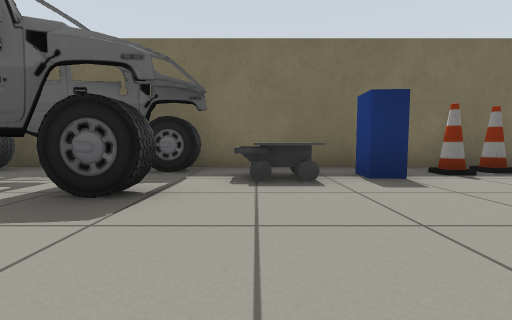
View 1 (above)

12 first-person views from a walk through a world built for the Gazebo simulator. The camera is 0.5 m above the floor, tilts 4° down and sees 90° across. Floor lines are 1 m apart. The floor is counted in squares, 1 m on a side. Each view is taken from the middle of a square. On the plan, view 1 faces up. The plan holds only what a view shows up to about 9 squares ahead; the rest is blank. The robots in the file are not drawn. Simple patterns stand in for the simulator's built-in surfaces. Simple shapes stand in for some stock models. Some surface patterns are stand-ins.

View 2
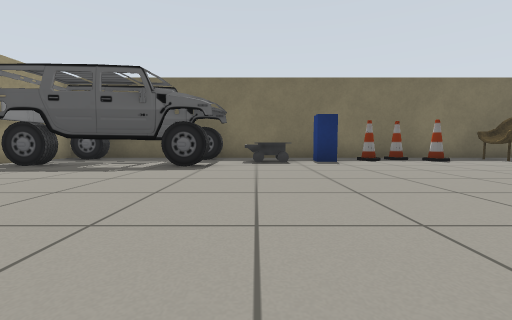

View 3
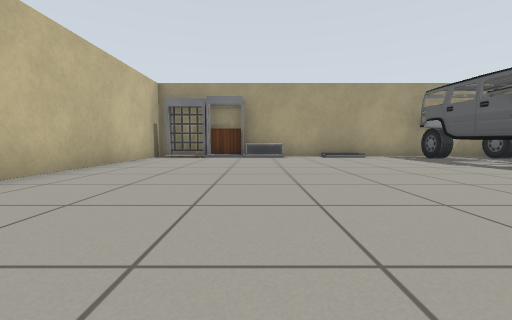

View 4
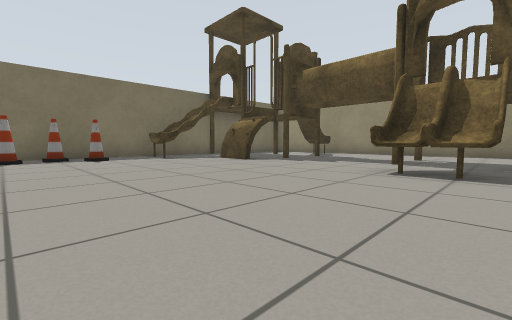

View 5
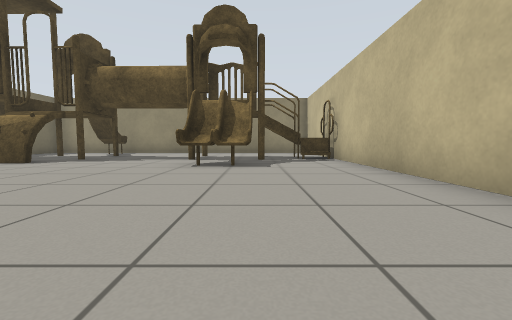

View 6
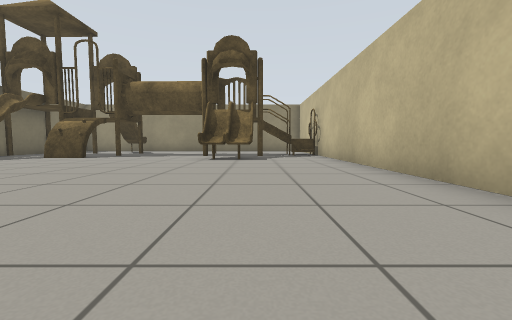

View 7
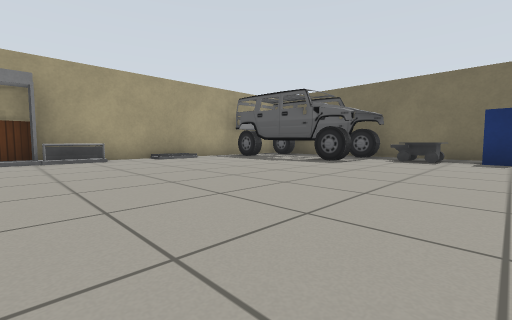

View 8
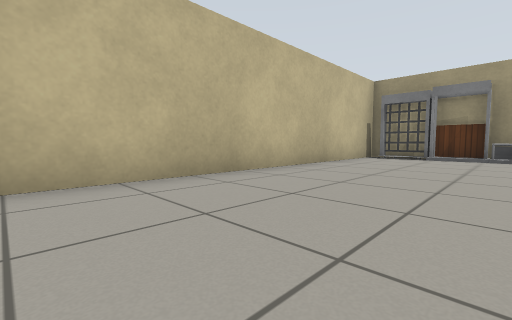

View 9
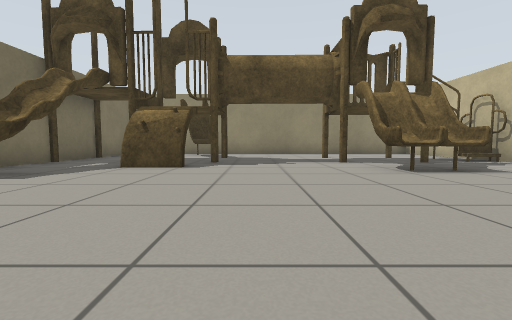

View 10
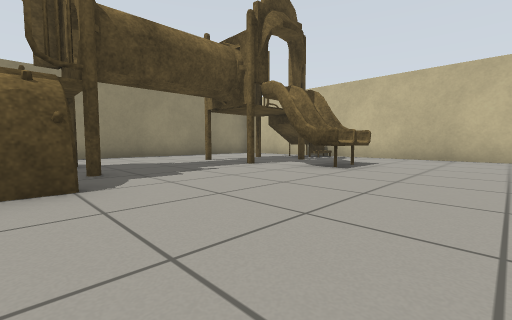

View 11
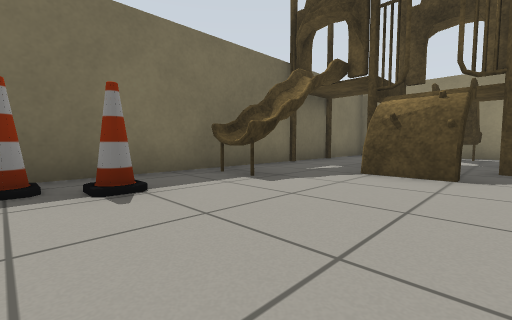

View 12
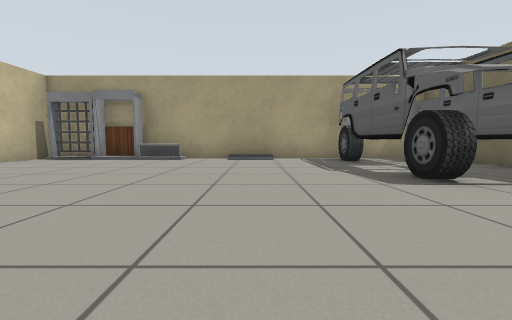

### Floor plan
Points are (right, up) in squares from view 1. A wall is a line through its corners. A room is listed if a view was taken in it or the views show most of it. See-through windows are left out.
Room 1 (views 1, 2, 3, 4, 5, 6, 7, 8, 9, 10, 11, 12)
walls: (7, -3.1) (9.2, -3.1); (7.3, -2.4) (9.2, -2.4); (7.7, -2.4) (8.9, -2.2); (7.2, -3.8) (9.2, -3.9) (7.2, -3.9); (7.9, -3.2) (8.6, -3) (8.6, -2.5); (7.9, -3.9) (8.6, -3.8) (8.6, -3.3) (7.9, -3.1); (8, -3.8) (8, -2.5); (8.4, -3.8) (8.5, -2.4); (7.7, 3.6) (6.5, 3.6); (8.7, -4) (8.2, -3.9) (8.2, -2.4) (8.6, -2.3); (9.2, -2.5) (7.2, -2.4); (9, 1.3) (8.5, 1.6); (9.2, -3.2) (7.2, -3.2); (7.9, 3.7) (7.1, 3.6); (9.2, -3.4) (9.2, -2.1) (10.6, -2.1); (8.2, 3.4) (7.3, 3.8); (7.7, 4.2) (7, 4.5); (8.6, 3.5) (8.1, 3.6); (8.1, 4.3) (7.7, 4.6); (8.6, 3.7) (8.2, 3.6); (9.3, 2.6) (9.3, 4); (8.7, 4.4) (8.2, 4.5); (10.5, 0.9) (9.3, 1) (9.3, 1.4) (8.3, 1.5); (9.8, -5.3) (9.6, -4.5); (9, 5.1) (-5.9, 5.1) (-5.9, -6.3) (10.5, -6.3); (9.7, -6.2) (9.8, -4.2)
low walls: (7.2, -3.9) (7.3, -2.4); (7.6, -3.6) (7, -3.1); (6.5, 3.6) (6.6, 4.4); (6.5, 3.6) (6.5, 4.7); (8, 1.5) (8.1, 2.8); (6.6, 3.9) (6.5, 4.4); (8.3, 1.5) (8.3, 2.7)
objects: other object (-6, -5); bridge (-5, -4); other object (-5, -3); car (-5, 2) to (-1, 4); other object (0, 3) to (1, 4); postbox (2, 4); cone (3, 4); cone (4, 4); cone (5, 4)

Where each view was taken, in squares from view 1:
view 1: 0 up, 0 right, facing up
view 2: 3 down, 0 right, facing up
view 3: 3 down, 3 right, facing left
view 4: 4 down, 3 right, facing up-right
view 5: 4 down, 2 right, facing right
view 6: 4 down, 0 right, facing right
view 7: 4 down, 2 right, facing up-left
view 8: 3 down, 3 right, facing down-left
view 9: 0 up, 3 right, facing right
view 10: 2 up, 5 right, facing down-right
view 11: 1 up, 4 right, facing up-right
view 12: 0 up, 2 right, facing left
